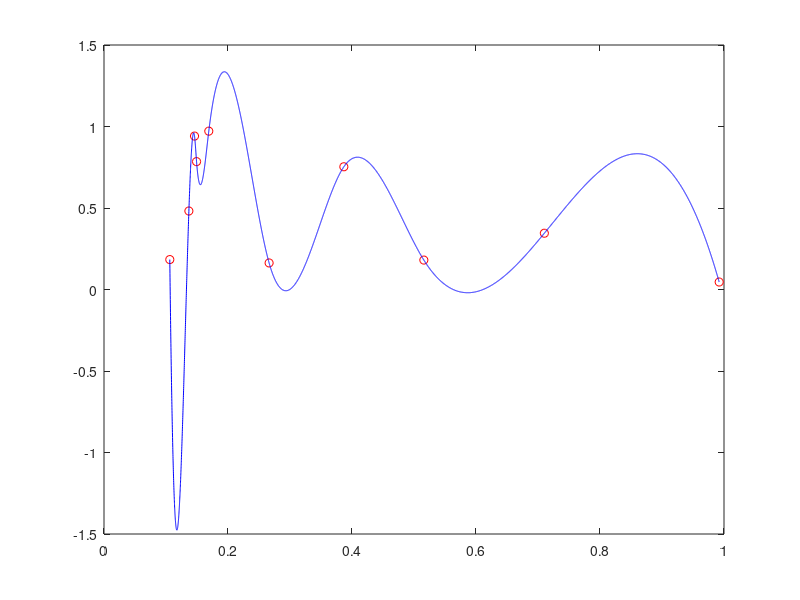

This chart was generated by the following MATLAB code:
x = rand(10, 1);
y = rand(10, 1);

x_plot = linspace(min(x), max(x), 10000);
y_plot = spline(x, y, x_plot);

figure;

plot(x, y, 'or');
hold on;

plot(x_plot, y_plot, 'b');
